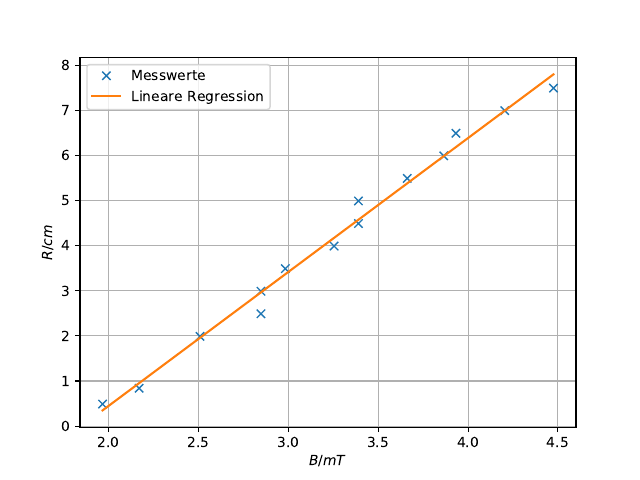

The Python source for this figure:

import numpy as np
import matplotlib.pyplot as plt
from scipy.optimize import curve_fit
from pylab import figure, axes, pie, title, show



x, y = np.loadtxt('Gravitation.txt', unpack=True,delimiter=',')

def f(x,a,b):
    return a*x+b
popt, pcov = curve_fit(f, x, y)
print(popt)
print(pcov)

x_new = np.linspace(x[0], x[-1], 500)



mü = 9.81*0.0014*0.0791278
print(mü)



plt.figure(1)
plt.plot(x,y,'x', label ='Messwerte')
plt.plot(x_new,f(x_new,*popt),'-', label='Lineare Regression')


plt.ylabel('$R/cm$')
plt.xlabel('$B/mT$')
plt.grid()
plt.legend()




plt.savefig('Gravitation.pdf')
print ('Fertig')
